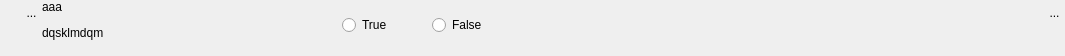
<?xml version="1.0" encoding="UTF-8"?>
<ui version="4.0">
 <class>WidgetSimpBool</class>
 <widget class="QWidget" name="WidgetSimpBool">
  <property name="geometry">
   <rect>
    <x>0</x>
    <y>0</y>
    <width>1065</width>
    <height>56</height>
   </rect>
  </property>
  <property name="sizePolicy">
   <sizepolicy hsizetype="Preferred" vsizetype="Minimum">
    <horstretch>0</horstretch>
    <verstretch>0</verstretch>
   </sizepolicy>
  </property>
  <property name="minimumSize">
   <size>
    <width>0</width>
    <height>0</height>
   </size>
  </property>
  <property name="maximumSize">
   <size>
    <width>1493</width>
    <height>56</height>
   </size>
  </property>
  <property name="windowTitle">
   <string>Form</string>
  </property>
  <layout class="QHBoxLayout" name="horizontalLayout_3">
   <property name="spacing">
    <number>0</number>
   </property>
   <property name="margin">
    <number>0</number>
   </property>
   <item>
    <layout class="QVBoxLayout" name="verticalLayout_2">
     <property name="spacing">
      <number>0</number>
     </property>
     <item>
      <layout class="QHBoxLayout" name="horizontalLayout_2">
       <property name="spacing">
        <number>0</number>
       </property>
       <property name="sizeConstraint">
        <enum>QLayout::SetFixedSize</enum>
       </property>
       <item>
        <spacer name="horizontalSpacer_3">
         <property name="orientation">
          <enum>Qt::Horizontal</enum>
         </property>
         <property name="sizeType">
          <enum>QSizePolicy::Fixed</enum>
         </property>
         <property name="sizeHint" stdset="0">
          <size>
           <width>21</width>
           <height>20</height>
          </size>
         </property>
        </spacer>
       </item>
       <item>
        <widget class="MonBoutonValide" name="RBValide">
         <property name="minimumSize">
          <size>
           <width>21</width>
           <height>25</height>
          </size>
         </property>
         <property name="maximumSize">
          <size>
           <width>21</width>
           <height>25</height>
          </size>
         </property>
         <property name="focusPolicy">
          <enum>Qt::ClickFocus</enum>
         </property>
         <property name="toolTip">
          <string>Affiche le rapport de validation du mot-clef</string>
         </property>
         <property name="styleSheet">
          <string notr="true">border : 0px</string>
         </property>
         <property name="text">
          <string>...</string>
         </property>
         <property name="icon">
          <iconset>
           <normaloff>../Editeur/icons/ast-green-ball.png</normaloff>../Editeur/icons/ast-green-ball.png</iconset>
         </property>
         <property name="iconSize">
          <size>
           <width>25</width>
           <height>25</height>
          </size>
         </property>
        </widget>
       </item>
      </layout>
     </item>
     <item>
      <spacer name="verticalSpacer_2">
       <property name="orientation">
        <enum>Qt::Vertical</enum>
       </property>
       <property name="sizeHint" stdset="0">
        <size>
         <width>20</width>
         <height>5</height>
        </size>
       </property>
      </spacer>
     </item>
    </layout>
   </item>
   <item>
    <widget class="MonLabelClic" name="label">
     <property name="sizePolicy">
      <sizepolicy hsizetype="Fixed" vsizetype="Preferred">
       <horstretch>0</horstretch>
       <verstretch>0</verstretch>
      </sizepolicy>
     </property>
     <property name="minimumSize">
      <size>
       <width>300</width>
       <height>25</height>
      </size>
     </property>
     <property name="maximumSize">
      <size>
       <width>178</width>
       <height>16777215</height>
      </size>
     </property>
     <property name="frameShape">
      <enum>QFrame::NoFrame</enum>
     </property>
     <property name="text">
      <string>&lt;html&gt;&lt;head/&gt;&lt;body&gt;&lt;p&gt;aaa&lt;/p&gt;&lt;p&gt;dqsklmdqm&lt;/p&gt;&lt;/body&gt;&lt;/html&gt;</string>
     </property>
     <property name="scaledContents">
      <bool>false</bool>
     </property>
     <property name="alignment">
      <set>Qt::AlignLeading|Qt::AlignLeft|Qt::AlignTop</set>
     </property>
    </widget>
   </item>
   <item>
    <layout class="QVBoxLayout" name="verticalLayout">
     <item>
      <layout class="QHBoxLayout" name="horizontalLayout">
       <item>
        <widget class="QRadioButton" name="RBTrue">
         <property name="text">
          <string>True</string>
         </property>
        </widget>
       </item>
       <item>
        <spacer name="horizontalSpacer_2">
         <property name="orientation">
          <enum>Qt::Horizontal</enum>
         </property>
         <property name="sizeType">
          <enum>QSizePolicy::Fixed</enum>
         </property>
         <property name="sizeHint" stdset="0">
          <size>
           <width>40</width>
           <height>20</height>
          </size>
         </property>
        </spacer>
       </item>
       <item>
        <widget class="QRadioButton" name="RBFalse">
         <property name="text">
          <string>False</string>
         </property>
        </widget>
       </item>
       <item>
        <spacer name="horizontalSpacer">
         <property name="orientation">
          <enum>Qt::Horizontal</enum>
         </property>
         <property name="sizeHint" stdset="0">
          <size>
           <width>50</width>
           <height>20</height>
          </size>
         </property>
        </spacer>
       </item>
      </layout>
     </item>
     <item>
      <spacer name="verticalSpacer">
       <property name="orientation">
        <enum>Qt::Vertical</enum>
       </property>
       <property name="sizeType">
        <enum>QSizePolicy::Minimum</enum>
       </property>
       <property name="sizeHint" stdset="0">
        <size>
         <width>20</width>
         <height>5</height>
        </size>
       </property>
      </spacer>
     </item>
    </layout>
   </item>
   <item>
    <layout class="QVBoxLayout" name="verticalLayout_3">
     <item>
      <widget class="QToolButton" name="RBPoubelle">
       <property name="sizePolicy">
        <sizepolicy hsizetype="Fixed" vsizetype="Fixed">
         <horstretch>0</horstretch>
         <verstretch>0</verstretch>
        </sizepolicy>
       </property>
       <property name="minimumSize">
        <size>
         <width>21</width>
         <height>25</height>
        </size>
       </property>
       <property name="maximumSize">
        <size>
         <width>21</width>
         <height>25</height>
        </size>
       </property>
       <property name="toolTip">
        <string>Détruit le mot-clef</string>
       </property>
       <property name="styleSheet">
        <string notr="true">border : 0px</string>
       </property>
       <property name="text">
        <string>...</string>
       </property>
       <property name="icon">
        <iconset>
         <normaloff>../Editeur/icons/deleteRond.png</normaloff>../Editeur/icons/deleteRond.png</iconset>
       </property>
       <property name="iconSize">
        <size>
         <width>25</width>
         <height>25</height>
        </size>
       </property>
      </widget>
     </item>
     <item>
      <spacer name="verticalSpacer_3">
       <property name="orientation">
        <enum>Qt::Vertical</enum>
       </property>
       <property name="sizeHint" stdset="0">
        <size>
         <width>20</width>
         <height>5</height>
        </size>
       </property>
      </spacer>
     </item>
    </layout>
   </item>
  </layout>
 </widget>
 <customwidgets>
  <customwidget>
   <class>MonBoutonValide</class>
   <extends>QToolButton</extends>
   <header>InterfaceGUI.QT5.monBoutonValide.h</header>
  </customwidget>
  <customwidget>
   <class>MonLabelClic</class>
   <extends>QLabel</extends>
   <header>InterfaceGUI.QT5.monLabelClic.h</header>
  </customwidget>
 </customwidgets>
 <resources/>
 <connections/>
</ui>
